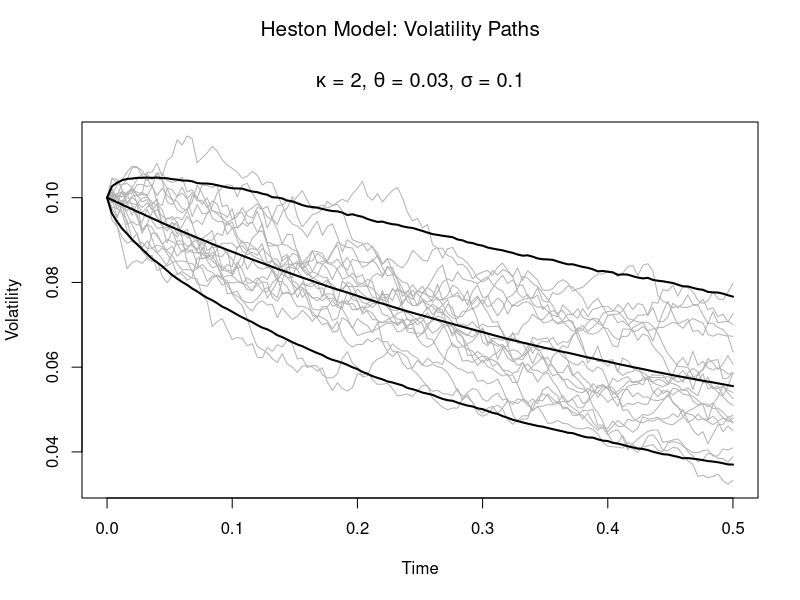
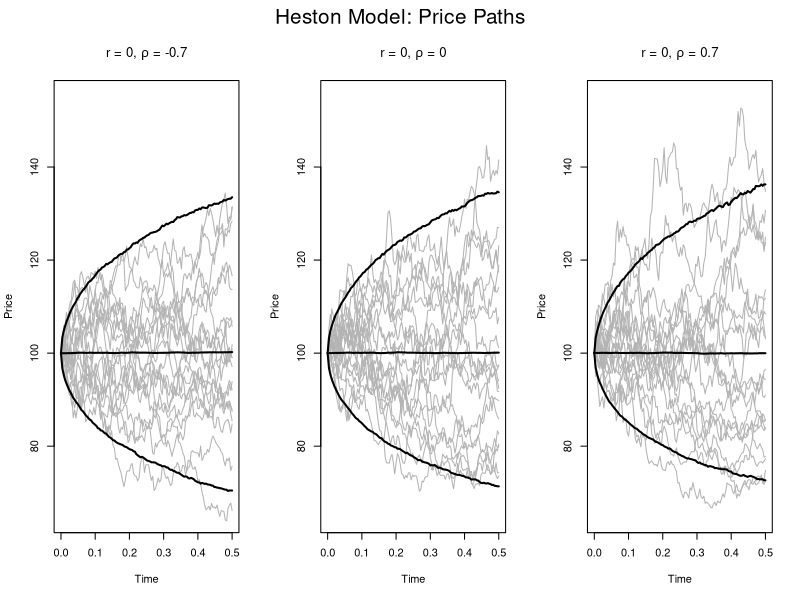

Recreate these plots in R, in order.
## Set working directory
setwd("~/drive/concordia/2015-2016/1_fall2015/macf402/assignment4/")

set.seed(402)
N <- 1e4
nplot <- 20
CI <- 0.95

S0 <- 100
v0 <- 0.1
Tend <- 0.5
n <- 125

r <- 0
rho_v <- c(-0.7, 0, 0.7)
kappa <- 2
theta <- 0.03
sigma <- 0.1

dt <- Tend/n
times <- seq(0, Tend, dt)

Z1 <- matrix(rnorm(N * n), nrow = n, ncol = N)
Z2 <- matrix(rnorm(N * n), nrow = n, ncol = N)

### COMPUTE VOLS
v <- matrix(nrow = (n + 1), ncol = N)
v[1,] <- v0

for (j in 1:N) {
  for (i in 2:(n + 1)) {
    v[i,j] <- v[i - 1,j] + kappa * (theta - v[i - 1,j]) * dt + sigma * sqrt(v[i - 1,j] * dt) * Z1[i - 1,j]
    if (v[i] < 0) v[i] <- 0
  }
}
v_pctls <- apply(v, 1, quantile, probs = c(1 - CI, CI))

pdf("./plots/q4/heston_sample_vols.pdf", height = 4, width = 3.5)
par(mfrow = c(1,1), oma = c(0, 0, 2, 0))
plot(v[,1] ~ times, type = 'l', ylim = c(min(v[,1:nplot]), max(v[,1:nplot])), 
     col = 'gray70', xlab = 'Time', ylab = 'Volatility', 
     main = substitute(paste(kappa, " = ", k, ", ", theta, " = ", th, ", ", sigma, " = ", s), 
                       list(k = kappa, th = theta, s = sigma)))
for (i in 2:nplot) {
  lines(v[,i] ~ times, col = 'gray70')
}
lines(rowMeans(v) ~ times, lwd = 2)
lines(v_pctls[1,] ~ times, lwd = 2)
lines(v_pctls[2,] ~ times, lwd = 2)
mtext('Heston Model: Volatility Paths', outer = T, cex = 1.25)
dev.off()

### COMPUTE PRICES
pdf("./plots/q4/heston_sample_prices.pdf", height = 3.25, width = 8.5)
par(mfrow = c(1,3), oma = c(0, 0, 2, 0))

for (k in 1:length(rho_v)) {
  rho <- rho_v[k]
  x <- matrix(nrow = (n + 1), ncol = N)
  x[1,] <- log(S0)
  
  for (j in 1:N) {
    for (i in 2:(n + 1)) {
      x[i,j] <- x[i - 1,j] + (r - 0.5 * v[i - 1,j]) * dt + 
        sqrt(v[i - 1,j]) * (rho * sqrt(dt) * Z1[i - 1,j] + sqrt(1 - rho^2) * sqrt(dt) * Z2[i - 1,j])
    }
  }
  
  prices <- exp(x)
  price_pctls <- apply(prices, 1, quantile, probs = c(1 - CI, CI))
  
  plot(prices[,1] ~ times, type = 'l',
       ylim = c(65,155),
       col = 'gray70', xlab = 'Time', ylab = 'Price',
       main = substitute(paste(r, " = ", ir, ", ", rho, " = ", rh), 
                         list(ir = r, rh = rho_v[k])))
  for (i in 2:nplot) {
    lines(prices[,i] ~ times, col = 'gray70')
  }
  lines(rowMeans(prices) ~ times, lwd = 2)
  lines(price_pctls[1,] ~ times, lwd = 2)
  lines(price_pctls[2,] ~ times, lwd = 2)
}
mtext("Heston Model: Price Paths", outer = T, cex = 1.25)
dev.off()



























